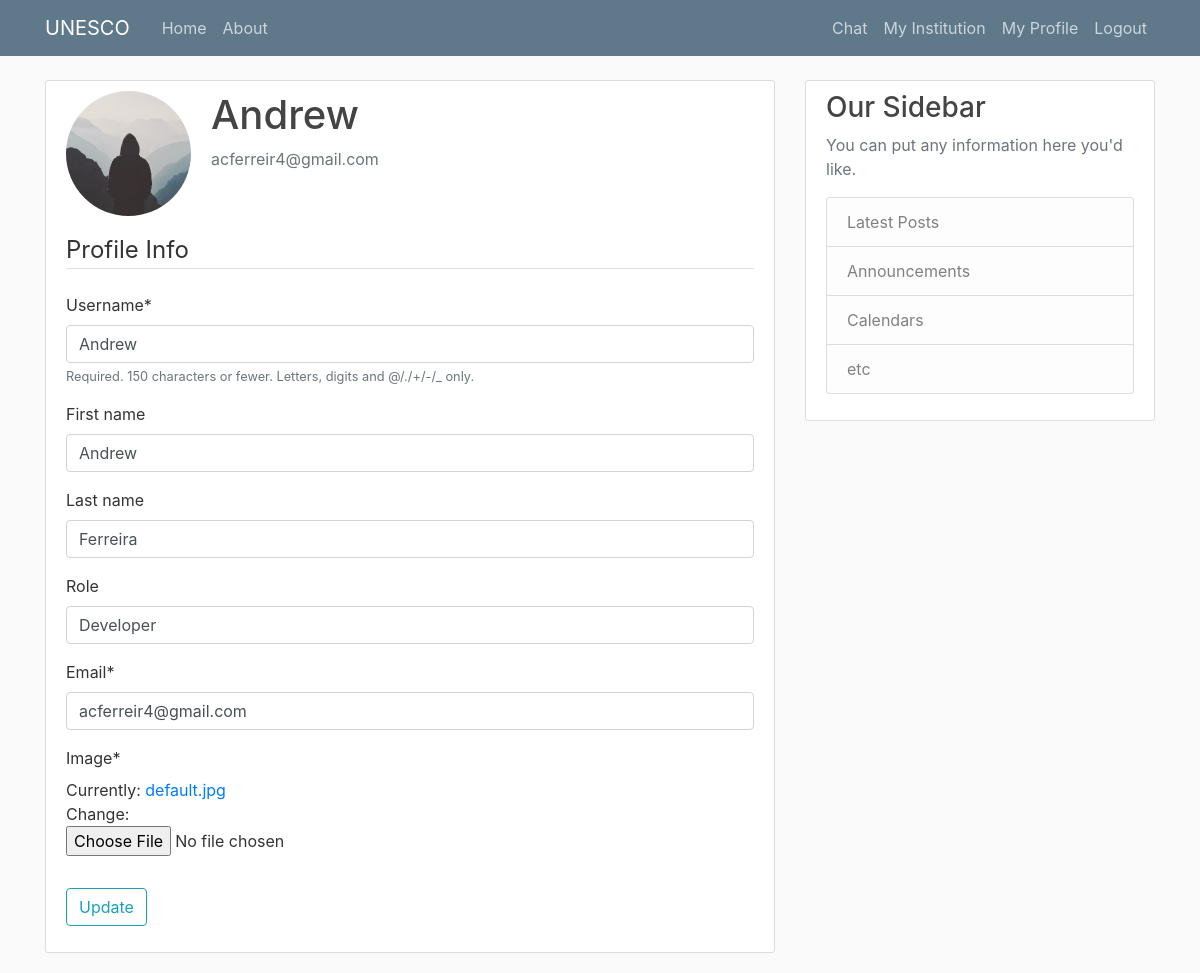
The app's page /profile/ (signed in), older data.
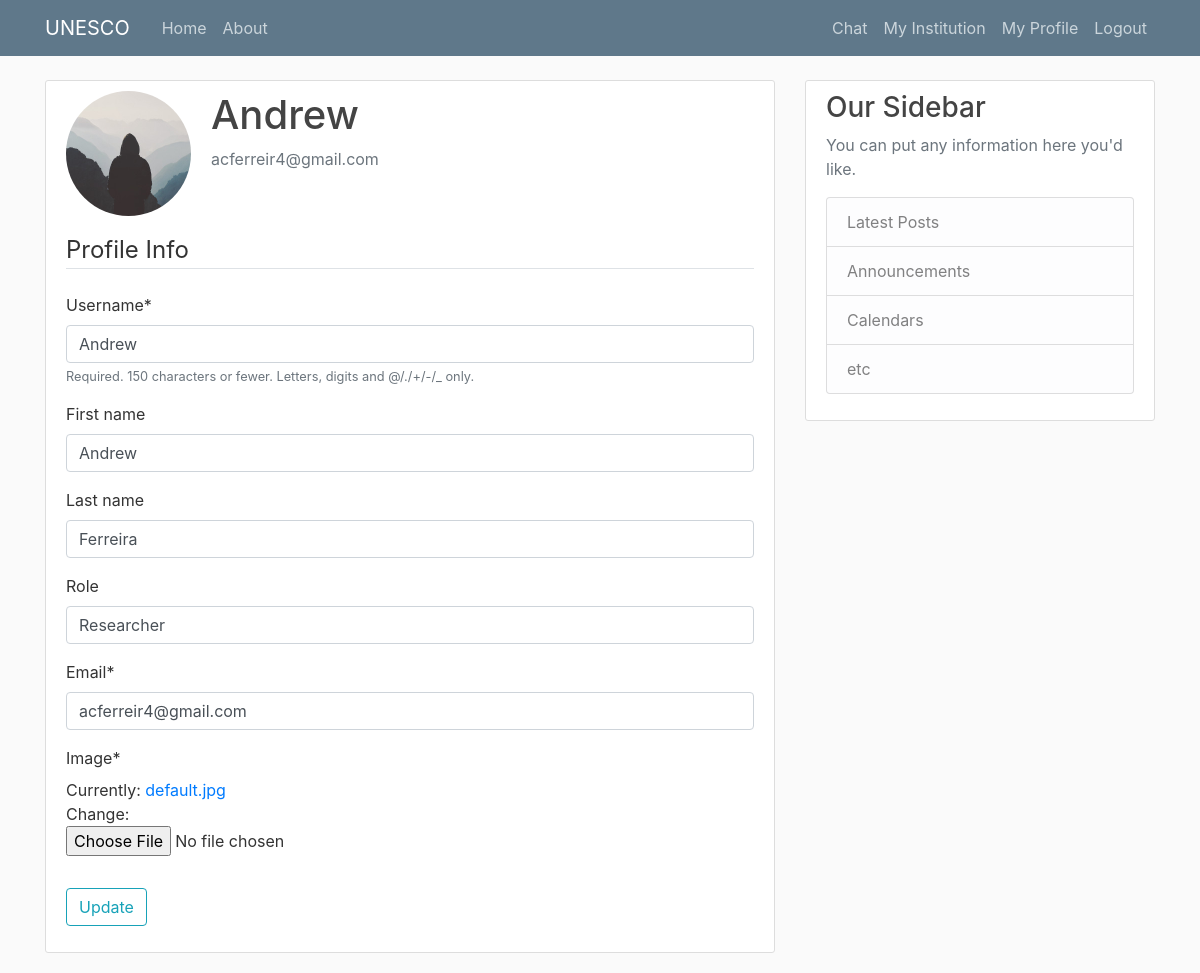
The same page, newer data.
### users/models.py (models this page shows, shortened)
class User(AbstractUser):
    role = models.CharField(max_length=150, default='Researcher', blank=True, null=True)
    institution = models.ForeignKey('institutions.Institution', on_delete=models.PROTECT)

class Profile(models.Model):
    user = models.OneToOneField(User, on_delete=models.CASCADE)
    image = models.ImageField(default='default.jpg', upload_to='profile_pics')

### users/views.py (the view)
# urls.py: path('profile/', views.profile, name='profile'),
@login_required
def profile(request):
    if request.method == 'POST':
        u_form = UserUpdateForm(request.POST, instance=request.user)
        p_form = ProfileUpdateForm(request.POST, request.FILES, instance=request.user.profile)
        if u_form.is_valid() and p_form.is_valid():
            u_form.save()
            p_form.save()
            messages.success(request, f'Your account has been updated!')
            return redirect('profile')
    else:
        u_form = UserUpdateForm(instance=request.user)
        p_form = ProfileUpdateForm(instance=request.user.profile)
    context = {
            'u_form': u_form,
            'p_form': p_form
    }
    return render(request, 'users/profile.html', context)

### users/forms.py
class UserUpdateForm(forms.ModelForm):
    email = forms.EmailField()
    class Meta:
        model = User
        fields = ['username', 'first_name', 'last_name', 'role', 'email']

class ProfileUpdateForm(forms.ModelForm):
    class Meta:
        model = Profile
        fields = ['image']

### users/templates/users/profile.html (shortened to what this page needs)
{% extends "blog/base.html" %}
{% load crispy_forms_tags %}
{% block content %}
    <div class="content-section">
      <div class="media">
          <img class="rounded-circle account-img" src="{{user.profile.image.url}}">
        <div class="media-body">
            <h2 class="account-heading">{{user.username}}</h2>
            <p class="text-secondary">{{user.email}}</p>
        </div>
    </div>
    <form method="POST" enctype="multipart/form-data">
        <fieldset class="form-group">
            <legend class="border-bottom mb-4">Profile Info</legend>
            {{ u_form|crispy }}
            {{ p_form|crispy }}
        </fieldset>
        <div class="form-group">
            <button class="btn btn-outline-info" type="submit">Update</button>
        </div>
    </form>
    </div>
{% endblock content %}

Row changes from the older to the newer data that the page shows:
changed User "Andrew": role "Developer" → "Researcher"
